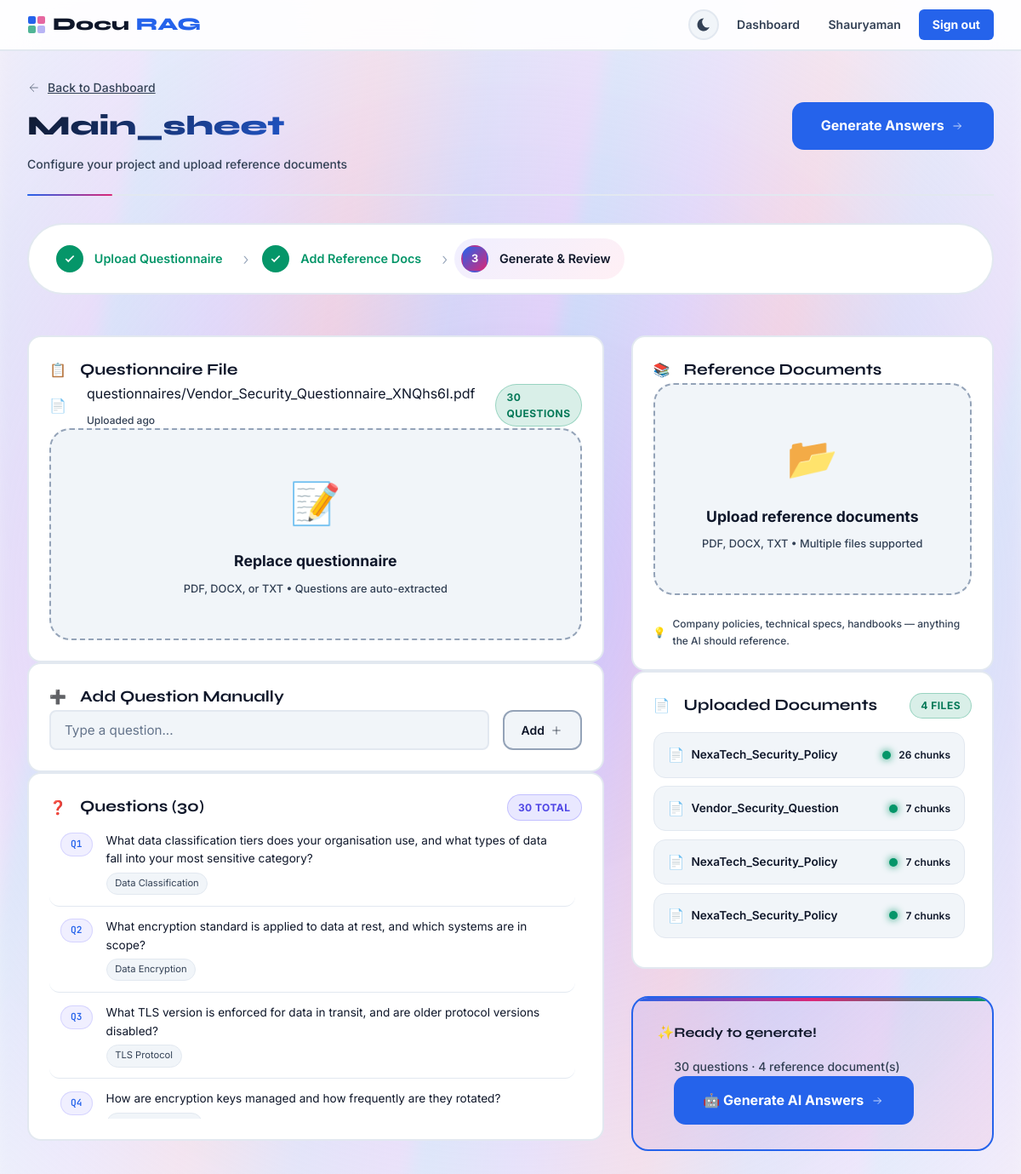
/project/1/upload/ (signed in), run on the app's committed database.
### questionnaire/models.py (models this page shows, shortened)
class Project(models.Model):
    STATUS_CHOICES = [
        ('setup', 'Setting Up'),
        ('processing', 'Processing'),
        ('review', 'Under Review'),
        ('completed', 'Completed'),
    ]
    user = models.ForeignKey(User, on_delete=models.CASCADE, related_name='projects')
    name = models.CharField(max_length=300)
    description = models.TextField(blank=True)
    status = models.CharField(max_length=20, choices=STATUS_CHOICES, default='setup')
    created_at = models.DateTimeField(auto_now_add=True)
    updated_at = models.DateTimeField(auto_now=True)
    questionnaire_file = models.FileField(upload_to='questionnaires/', null=True, blank=True)
    total_questions = models.IntegerField(default=0)
    answered_questions = models.IntegerField(default=0)
    confidence_score = models.FloatField(default=0.0)
    class Meta:
        ordering = ['-created_at']

class Question(models.Model):
    STATUS_CHOICES = [
        ('pending', 'Pending'),
        ('generating', 'Generating'),
        ('answered', 'Answered'),
        ('reviewed', 'Reviewed'),
    ]
    project = models.ForeignKey(Project, on_delete=models.CASCADE, related_name='questions')
    order = models.IntegerField()
    text = models.TextField()
    category = models.CharField(max_length=200, blank=True)
    status = models.CharField(max_length=20, choices=STATUS_CHOICES, default='pending')
    created_at = models.DateTimeField(auto_now_add=True)
    class Meta:
        ordering = ['order']

class ReferenceDocument(models.Model):
    project = models.ForeignKey(Project, on_delete=models.CASCADE, related_name='references')
    name = models.CharField(max_length=300)
    file = models.FileField(upload_to='references/')
    file_type = models.CharField(max_length=20)
    chunk_count = models.IntegerField(default=0)
    processed = models.BooleanField(default=False)
    uploaded_at = models.DateTimeField(auto_now_add=True)

### questionnaire/views.py (the view, shortened to what this page needs)
# urls.py: path('project/<int:pk>/upload/', views.project_upload, name='project_upload'),
@login_required
def project_upload(request, pk):
    project = get_object_or_404(Project, pk=pk, user=request.user)
    refs = project.references.all()
    questions = project.questions.all()
    return render(request, 'questionnaire/upload.html', {
        'project': project,
        'references': refs,
        'questions': questions,
    })

### templates/questionnaire/upload.html (shortened to what this page needs)
{% extends 'base.html' %}
{% block content %}
<div class="container" style="padding-bottom:4rem;">
  <div class="page-header fade-up">
    <div class="flex items-center justify-between flex-wrap gap-4">
      <div>
        <a href="{% url 'dashboard' %}" class="text-muted hover:text-accent transition-colors flex items-center gap-1 text-sm font-medium">
          <svg width="16" height="16" viewBox="0 0 24 24" fill="none" stroke="currentColor">
            <path d="M19 12H5M12 19l-7-7 7-7"/>
          </svg>
          Back to Dashboard
        </a>
        <h1 class="font-display">{{ project.name }}</h1>
        <p class="text-muted text-sm mt-1">Configure your project and upload reference documents</p>
      </div>
      {% if questions and references %}
      <a href="{% url 'project_generate' project.pk %}" class="btn btn-primary btn-lg group">
        <span>Generate Answers</span>
        <svg width="18" height="18" viewBox="0 0 24 24" fill="none" stroke="currentColor" class="transition-transform group-hover:translate-x-1">
          <path d="M13 7l5 5m0 0l-5 5m5-5H6"/>
        </svg>
      </a>
      {% endif %}
    </div>
  </div>
  <div class="steps fade-up-2">
    <div class="step {% if project.questionnaire_file %}done{% else %}active{% endif %}">
      <div class="step-num">
        {% if project.questionnaire_file %}
        <svg width="14" height="14" viewBox="0 0 24 24" fill="none" stroke="currentColor" stroke-width="3">
          <path d="M20 6L9 17l-5-5"/>
        </svg>
        {% else %}1{% endif %}
      </div>
      <span>Upload Questionnaire</span>
    </div>
    <span class="step-arrow">›</span>
    <div class="step {% if references %}done{% elif project.questionnaire_file %}active{% endif %}">
      <div class="step-num">
        {% if references %}
        <svg width="14" height="14" viewBox="0 0 24 24" fill="none" stroke="currentColor" stroke-width="3">
          <path d="M20 6L9 17l-5-5"/>
        </svg>
        {% else %}2{% endif %}
      </div>
      <span>Add Reference Docs</span>
    </div>
    <span class="step-arrow">›</span>
    <div class="step {% if questions and references %}active{% endif %}">
      <div class="step-num">3</div>
      <span>Generate & Review</span>
    </div>
  </div>
  <div class="two-col fade-up-3">
    <div class="space-y-4">
      <div class="card">
        <div class="flex items-center gap-2 mb-4">
          <span class="text-2xl">📋</span>
          <h3 class="font-display font-bold text-lg">Questionnaire File</h3>
        </div>
        {% if project.questionnaire_file %}
        <div class="bg-surface2 rounded-xl p-4 mb-4 flex items-center gap-3 border border-border">
          <span class="text-2xl">📄</span>
          <div class="flex-1 min-w-0">
            <div class="font-medium truncate">{{ project.questionnaire_file.name }}</div>
            <div class="text-xs text-muted mt-1">Uploaded {{ project.uploaded_at|timesince }} ago</div>
          </div>
          <span class="badge badge-green">{{ project.total_questions }} questions</span>
        </div>
        {% endif %}
        <form method="post" enctype="multipart/form-data" id="questionnaireForm">
          <div class="upload-zone" id="qzone">
            <div class="upload-icon">📝</div>
            <div class="upload-label">
              {% if project.questionnaire_file %}Replace questionnaire{% else %}Upload questionnaire{% endif %}
            </div>
            <div class="upload-hint">PDF, DOCX, or TXT • Questions are auto-extracted</div>
          </div>
        </form>
      </div>
      <div class="card">
        <div class="flex items-center gap-2 mb-4">
          <span class="text-2xl">➕</span>
          <h3 class="font-display font-bold text-lg">Add Question Manually</h3>
        </div>
        <form method="post">
          <div class="flex gap-2">
            <input
              type="text"
              name="question_text"
              placeholder="Type a question..."
              class="flex-1"
              required
            >
            <button type="submit" class="btn btn-secondary group">
              <span>Add</span>
              <svg width="16" height="16" viewBox="0 0 24 24" fill="none" stroke="currentColor">
                <path d="M12 5v14M5 12h14"/>
              </svg>
            </button>
          </div>
        </form>
      </div>
      {% if questions %}
      <div class="card">
        <div class="flex items-center justify-between mb-4">
          <div class="flex items-center gap-2">
            <span class="text-2xl">❓</span>
            <h3 class="font-display font-bold text-lg">Questions ({{ questions.count }})</h3>
          </div>
          <span class="badge badge-purple">{{ questions.count }} total</span>
        </div>
        <ul class="q-list">
          {% for q in questions %}
          <li class="q-item">
            <span class="q-num">Q{{ q.order }}</span>
            <div class="flex-1">
              <div class="font-medium">{{ q.text }}</div>
              {% if q.category %}
              <span class="q-category">{{ q.category }}</span>
              {% endif %}
            </div>
          </li>
          {% endfor %}
        </ul>
      </div>
      {% endif %}
    </div>
    <div class="space-y-4">
      <div class="card">
        <div class="flex items-center gap-2 mb-4">
          <span class="text-2xl">📚</span>
          <h3 class="font-display font-bold text-lg">Reference Documents</h3>
        </div>
        <form method="post" enctype="multipart/form-data" id="refForm">
          <div class="upload-zone" id="refzone">
            <div class="upload-icon">📂</div>
            <div class="upload-label">Upload reference documents</div>
            <div class="upload-hint">PDF, DOCX, TXT • Multiple files supported</div>
          </div>
        </form>
        <p class="text-xs text-muted mt-3 flex items-center gap-1">
          <span>💡</span>
          Company policies, technical specs, handbooks — anything the AI should reference.
        </p>
      </div>
      {% if references %}
      <div class="card">
        <div class="flex items-center justify-between mb-4">
          <div class="flex items-center gap-2">
            <span class="text-2xl">📄</span>
            <h3 class="font-display font-bold text-lg">Uploaded Documents</h3>
          </div>
          <span class="badge badge-green">{{ references.count }} files</span>
        </div>
        <ul class="file-list" id="refList">
          {% for ref in references %}
          <li class="file-item" data-ref-id="{{ ref.pk }}">
            <span class="fname">{{ ref.name }}</span>
            <div class="proc-status">
            </div>
          </li>
          {% endfor %}
        </ul>
      </div>
      {% endif %}
      {% if questions and references %}
      <div class="ready-card">
        <div class="flex items-start gap-4">
          <div class="text-4xl">✨</div>
          <div class="flex-1">
            <h4 class="font-display font-bold text-xl mb-2">Ready to generate!</h4>
            <p class="text-muted text-sm mb-4">
              {{ questions.count }} questions · {{ references.count }} reference document(s)
            </p>
            <a href="{% url 'project_generate' project.pk %}" class="btn btn-primary btn-lg group">
              <span>🤖 Generate AI Answers</span>
              <svg width="18" height="18" viewBox="0 0 24 24" fill="none" stroke="currentColor" class="transition-transform group-hover:translate-x-1">
                <path d="M13 7l5 5m0 0l-5 5m5-5H6"/>
              </svg>
            </a>
          </div>
        </div>
      </div>
      {% endif %}
    </div>
  </div>
</div>
{% endblock %}

### templates/base.html (shortened to what this page needs)
<!DOCTYPE html>
<html lang="en">
<head>
</head>
<body>
<div class="aurora-container">
</div>
<nav>
  <a href="{% url 'dashboard' %}" class="nav-brand">
    Docu<span class="dot">RAG</span>
  </a>
  <div class="nav-links">
    <button class="theme-toggle" onclick="toggleDarkMode()" title="Toggle dark mode">
      <svg viewBox="0 0 24 24">
        <path d="M12 3c.132 0 .263 0 .393 0a7.5 7.5 0 0 0 7.92 12.446a9 9 0 1 1 -8.313-12.454z"/>
      </svg>
    </button>
    {% if user.is_authenticated %}
    <a href="{% url 'dashboard' %}">Dashboard</a>
    <a href="{% url 'profile' %}">{{ user.username }}</a>
    <a href="{% url 'logout' %}" class="btn-nav">Sign out</a>
    {% else %}
    <a href="{% url 'login' %}">Sign in</a>
    <a href="{% url 'register' %}" class="btn-nav">Get started</a>
    {% endif %}
  </div>
</nav>
<main>
{% block content %}{% endblock %}
</main>
</body>
</html>

### templates/base.html (style rules this page uses)
:root { --bg: #f8fafc; --surface: #ffffff; --surface2: #f1f5f9; --border: #e2e8f0; --border-active: #94a3b8; --text: #0f172a; --text-muted: #334155; --text-light: #64748b; --accent: #2563eb; --accent2: #db2777; --accent3: #059669; --warn: #d97706; --radius: 12px; }
* { margin: 0; padding: 0; box-sizing: border-box; }
html { scroll-behavior: smooth; }
body { font-family: 'Inter', sans-serif; background: var(--bg); color: var(--text); min-height: 100vh; line-height: 1.6; position: relative; }
.aurora-container { position: fixed; top: 0; left: 0; width: 100%; height: 100%; z-index: 0; pointer-events: none; }
nav, main { position: relative; z-index: 10; }
nav { position: sticky; top: 0; z-index: 100; background: rgba(255, 255, 255, 0.9); backdrop-filter: blur(20px); border-bottom: 2px solid var(--border); padding: 0 2rem; height: 60px; display: flex; align-items: center; justify-content: space-between; }
.nav-brand { font-family: 'Syne', sans-serif; font-weight: 800; font-size: 1.3rem; color: var(--text); text-decoration: none; display: flex; align-items: center; gap: 0.5rem; }
.nav-brand span.dot { color: var(--accent); font-weight: 800; }
.nav-links { display: flex; align-items: center; gap: 0.5rem; }
.nav-links a { color: var(--text-muted); text-decoration: none; font-size: 0.875rem; font-weight: 600; padding: 0.4rem 0.8rem; border-radius: 6px; transition: all 0.2s; }
.nav-links .btn-nav { background: var(--accent); color: white !important; padding: 0.4rem 1rem; border-radius: 6px; font-weight: 700; }
main { position: relative; z-index: 10; min-height: calc(100vh - 60px); }
.container { max-width: 1200px; margin: 0 auto; padding: 0 2rem; }
.btn { display: inline-flex; align-items: center; justify-content: center; gap: 0.4rem; padding: 0.6rem 1.2rem; border-radius: var(--radius); font-size: 0.875rem; font-weight: 700; cursor: pointer; border: 2px solid transparent; transition: all 0.2s; text-decoration: none; font-family: 'Inter', sans-serif; color: var(--text); }
.btn-primary { background: var(--accent); color: white; font-weight: 700; }
.btn-secondary { background: var(--surface2); color: var(--text); border: 2px solid var(--border-active); font-weight: 600; }
.btn-lg { padding: 0.85rem 2rem; font-size: 1rem; border-radius: 14px; }
.card { background: var(--surface); border: 2px solid var(--border); border-radius: 16px; padding: 1.5rem; transition: all 0.2s; color: var(--text); }
input[type=text], input[type=email], input[type=password], textarea, select { width: 100%; background: var(--surface2); border: 2px solid var(--border); border-radius: 8px; padding: 0.75rem 1rem; color: var(--text); font-family: 'Inter', sans-serif; font-size: 0.95rem; font-weight: 500; transition: all 0.2s; }
input::placeholder, textarea::placeholder, select::placeholder { color: var(--text-light); font-weight: 400; }
.badge { display: inline-flex; align-items: center; gap: 0.3rem; padding: 0.3rem 0.75rem; border-radius: 999px; font-size: 0.75rem; font-weight: 700; letter-spacing: 0.04em; text-transform: uppercase; }
.badge-purple { background: rgba(108, 99, 255, 0.15); color: #4f46e5; border: 1px solid rgba(108, 99, 255, 0.3); }
.badge-green { background: rgba(5, 150, 105, 0.15); color: #047857; border: 1px solid rgba(5, 150, 105, 0.3); }
.text-muted { color: var(--text-muted); font-weight: 500; }
.text-sm { font-size: 0.875rem; }
.text-xs { font-size: 0.75rem; }
.font-display { font-family: 'Syne', sans-serif; }
.mt-1 { margin-top: 0.5rem; }
.mt-3 { margin-top: 1.5rem; }
.mb-2 { margin-bottom: 1rem; }
.flex { display: flex; }
.items-center { align-items: center; }
.justify-between { justify-content: space-between; }
.gap-1 { gap: 0.5rem; }
.gap-2 { gap: 1rem; }
.gap-3 { gap: 1.5rem; }
.fade-up { animation: fadeUp 0.4s ease both; }
.fade-up-2 { animation: fadeUp 0.4s 0.1s ease both; }
.fade-up-3 { animation: fadeUp 0.4s 0.2s ease both; }
.theme-toggle { background: var(--surface2); border: 2px solid var(--border); border-radius: 30px; padding: 0.25rem; cursor: pointer; display: flex; align-items: center; justify-content: center; width: 36px; height: 36px; transition: all 0.2s; }
.theme-toggle svg { width: 20px; height: 20px; fill: var(--text-muted); }

### data on the page
Project: name "Main_sheet", questionnaire_file.name "questionnaires/Vendor_Security_Questionnaire_XNQhs6I.pdf", total_questions "30"
Question: order "1", text "What data classification tiers does your organisation use, and what types of data fall into your most sensitive category?", category "Data Classification"
Question: order "2", text "What encryption standard is applied to data at rest, and which systems are in scope?", category "Data Encryption"
Question: order "3", text "What TLS version is enforced for data in transit, and are older protocol versions disabled?", category "TLS Protocol"
Question: order "4", text "How are encryption keys managed and how frequently are they rotated?"
ReferenceDocument: name "NexaTech_Security_Poli…"
ReferenceDocument: name "Vendor_Security_Questi…"
ReferenceDocument: name "NexaTech_Security_Poli…"
ReferenceDocument: name "NexaTech_Security_Poli…"

### other printed values
{{ user.username }} "Shauryaman"
{{ questions.count }} "30"
{{ references.count }} "4"
